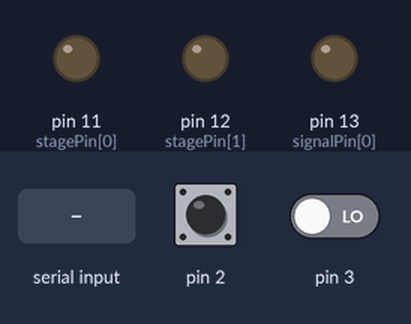
The sketch below on a simulated Arduino Uno, built with avr-gcc and run on an emulated ATmega328P. On the bench: output pins drawn as LEDs (lit = HIGH). Inputs (shaded band) come from the test bench; at power-on: pin 3 LOW, pin 2 HIGH.

Above: at 1.2 s.
1.3 s: pin 3 driven HIGH
At 2.5 s:
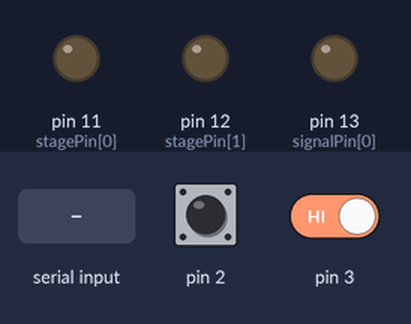
2.8 s: "1\n" received over Serial
At 3.6 s:
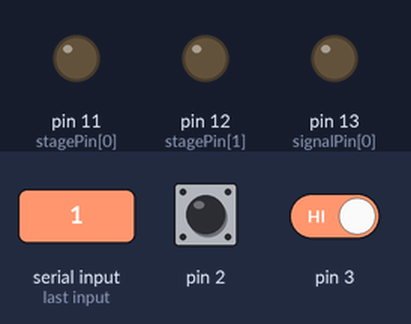
Timing chart, 0 to 5.8 s (numbered marks = the images above; inputs shaded):
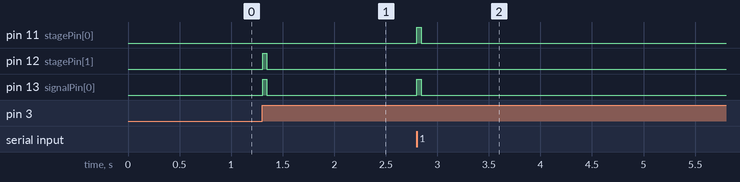

The sketch:

doublestage.ino
```cpp
#include <stdarg.h>

void p(char *fmt, ... ){
        char buf[128]; // resulting string limited to 128 chars
        va_list args;
        va_start (args, fmt );
        vsnprintf(buf, 128, fmt, args);
        va_end (args);
        Serial.print(buf);
}

#define ASZ(x) (sizeof(x)/sizeof(*x))
#define STAGES (2)
#define LBS (2)

volatile unsigned long autoOffCnt[STAGES] = {0};
volatile unsigned char s1powerOn = 0;
unsigned char stagePin[LBS] = {11, 12};
unsigned char signalPin[LBS] = {13, 13};

void triggerOn(unsigned char stage)
{
  digitalWrite(stagePin[stage],HIGH);
  digitalWrite(signalPin[stage],HIGH);
  autoOffCnt[stage] = 40;
}

void triggerOff(unsigned char stage)
{
  digitalWrite(stagePin[stage],LOW);
  digitalWrite(signalPin[stage],LOW);
  autoOffCnt[stage] = 0;
}

void setup()
{
  for(unsigned char i=0; i<LBS; ++i)
  {
    pinMode(stagePin[i],OUTPUT);
    pinMode(signalPin[i],OUTPUT);
    triggerOff(i);
  }

  attachInterrupt(0, lb0, FALLING);
  attachInterrupt(1, lb1, RISING);

  Serial.begin(9600);
}


void lb0()
{
  // 1->0
  //  kill stage 0
  triggerOff(0);
}

void lb1()
{
  //  kill stage 1
  s1powerOn = 6;
  //triggerOn(1);
}


void loop()
{
  // wenn newline
  // trigger shit
  if(Serial.available() && Serial.read() == '\n')
  {
    triggerOn(0);
  }

  if(s1powerOn > 0)
  {
    if(--s1powerOn == 0)
    {
      triggerOn(1);
    }
  }
  // hard limit power off
  for(unsigned char i=0; i<STAGES; ++i)
  {
    if(autoOffCnt[i] > 0)
    {
      if(--autoOffCnt[i] == 0)
      {
        triggerOff(i);
      }
    }
  }

  delay(1);
}
```

Measured:
- after the input at 1.3 s, pin 12 (stagePin[1]), pin 13 (signalPin[0]): LOW → HIGH at once, → LOW 0.04 s later
- after the input at 2.8 s, pin 11 (stagePin[0]), pin 13 (signalPin[0]): LOW → HIGH at once, → LOW 0.04 s later
